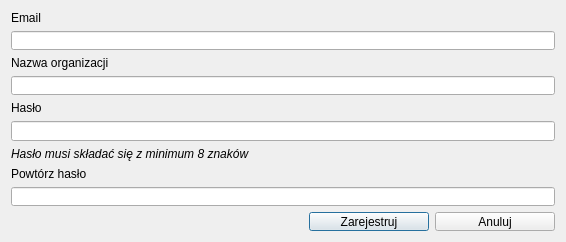
<?xml version="1.0" encoding="UTF-8"?>
<ui version="4.0">
 <class>Dialog</class>
 <widget class="QDialog" name="Dialog">
  <property name="geometry">
   <rect>
    <x>0</x>
    <y>0</y>
    <width>566</width>
    <height>242</height>
   </rect>
  </property>
  <property name="minimumSize">
   <size>
    <width>566</width>
    <height>242</height>
   </size>
  </property>
  <property name="maximumSize">
   <size>
    <width>566</width>
    <height>242</height>
   </size>
  </property>
  <property name="windowTitle">
   <string>Rejestracja</string>
  </property>
  <layout class="QVBoxLayout" name="verticalLayout">
   <item>
    <widget class="QLabel" name="email_label">
     <property name="text">
      <string>Email</string>
     </property>
    </widget>
   </item>
   <item>
    <widget class="QLineEdit" name="reg_email_line"/>
   </item>
   <item>
    <widget class="QLabel" name="orgname_label">
     <property name="text">
      <string>Nazwa organizacji</string>
     </property>
    </widget>
   </item>
   <item>
    <widget class="QLineEdit" name="reg_orgname_line"/>
   </item>
   <item>
    <widget class="QLabel" name="password_label">
     <property name="text">
      <string>Hasło</string>
     </property>
    </widget>
   </item>
   <item>
    <widget class="QgsPasswordLineEdit" name="reg_pwd_line"/>
   </item>
   <item>
    <widget class="QLabel" name="password_hint_label">
     <property name="font">
      <font>
       <italic>true</italic>
      </font>
     </property>
     <property name="text">
      <string>Hasło musi składać się z minimum 8 znaków</string>
     </property>
    </widget>
   </item>
   <item>
    <widget class="QLabel" name="password_again_label">
     <property name="text">
      <string>Powtórz hasło</string>
     </property>
    </widget>
   </item>
   <item>
    <widget class="QgsPasswordLineEdit" name="reg_pwd_again_line"/>
   </item>
   <item>
    <layout class="QHBoxLayout" name="horizontalLayout">
     <item>
      <spacer name="horizontalSpacer">
       <property name="orientation">
        <enum>Qt::Horizontal</enum>
       </property>
       <property name="sizeHint" stdset="0">
        <size>
         <width>40</width>
         <height>20</height>
        </size>
       </property>
      </spacer>
     </item>
     <item>
      <widget class="QPushButton" name="register_button">
       <property name="minimumSize">
        <size>
         <width>120</width>
         <height>0</height>
        </size>
       </property>
       <property name="maximumSize">
        <size>
         <width>120</width>
         <height>16777215</height>
        </size>
       </property>
       <property name="text">
        <string>Zarejestruj</string>
       </property>
      </widget>
     </item>
     <item>
      <widget class="QPushButton" name="cancel_button">
       <property name="minimumSize">
        <size>
         <width>120</width>
         <height>0</height>
        </size>
       </property>
       <property name="maximumSize">
        <size>
         <width>120</width>
         <height>16777215</height>
        </size>
       </property>
       <property name="text">
        <string>Anuluj</string>
       </property>
      </widget>
     </item>
    </layout>
   </item>
  </layout>
 </widget>
 <customwidgets>
  <customwidget>
   <class>QgsPasswordLineEdit</class>
   <extends>QLineEdit</extends>
   <header>qgspasswordlineedit.h</header>
  </customwidget>
 </customwidgets>
 <resources/>
 <connections/>
</ui>
